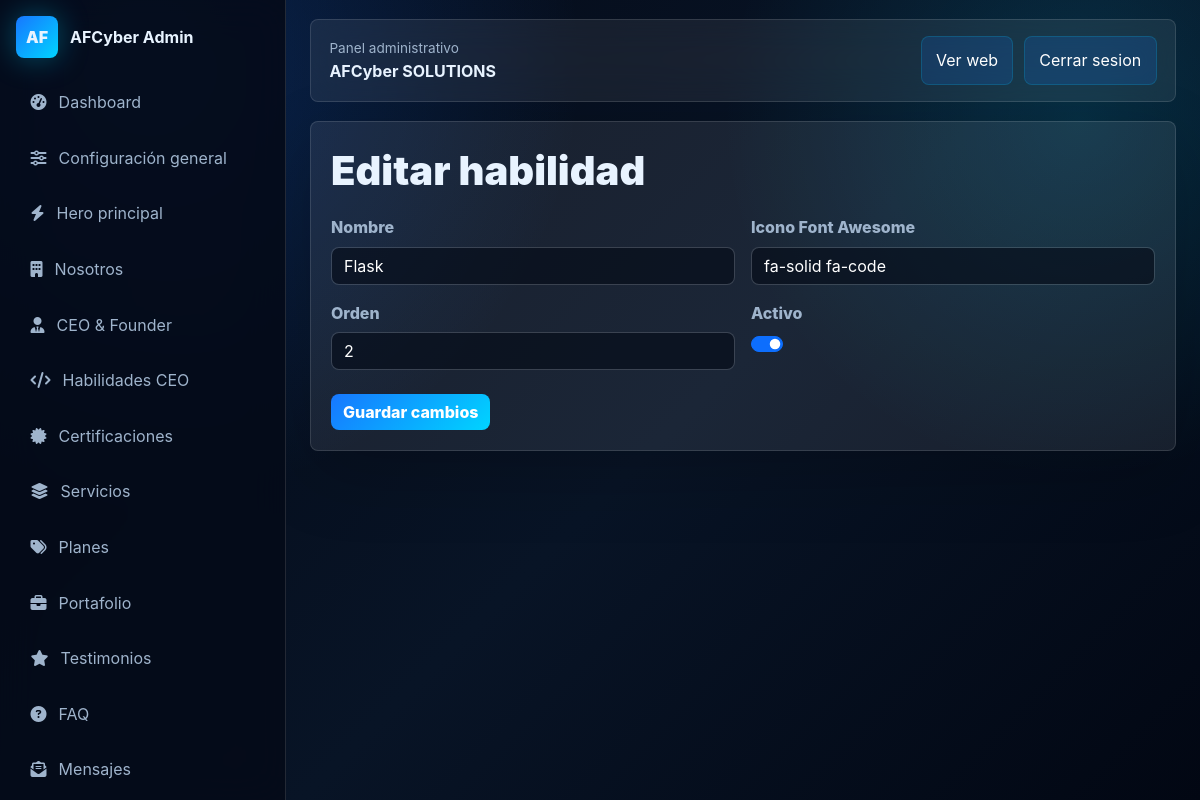
The app's page /admin/skills/2/edit (signed in) with its own data.
### models.py (models this page shows)
class SiteSettings(db.Model):
    id = db.Column(db.Integer, primary_key=True)
    company_name = db.Column(db.String(140), default="AFCyber SOLUTIONS")
    slogan = db.Column(db.String(220), default="Soluciones tecnológicas modernas y seguras")
    short_description = db.Column(db.Text, default="Servicios tecnológicos premium para empresas y emprendedores.")
    logo = db.Column(db.String(255), default="")
    favicon = db.Column(db.String(255), default="img/favicon.svg")
    primary_email = db.Column(db.String(160), default="info@afcybersolutions.com.do")
    phone = db.Column(db.String(80), default="829-919-8058")
    whatsapp = db.Column(db.String(80), default="18299198058")
    address = db.Column(db.String(220), default="Republica Dominicana")
    business_hours = db.Column(db.String(180), default="Lunes a viernes, 8:00 AM - 6:00 PM")
    facebook = db.Column(db.String(255), default="#")
    instagram = db.Column(db.String(255), default="#")
    linkedin = db.Column(db.String(255), default="#")
    tiktok = db.Column(db.String(255), default="#")
    youtube = db.Column(db.String(255), default="#")
    primary_color = db.Column(db.String(20), default="#1777ff")
    secondary_color = db.Column(db.String(20), default="#00d4ff")
    background_color = db.Column(db.String(20), default="#050b18")
    button_color = db.Column(db.String(20), default="#1777ff")
    theme_mode = db.Column(db.String(20), default="dark")
    tech_gradients = db.Column(db.Text, default="Azul neon, cyan y fondo oscuro corporativo")
    meta_title = db.Column(db.String(180), default="AFCyber SOLUTIONS | Servicios tecnológicos premium")
    meta_description = db.Column(db.Text, default="Desarrollo web, ciberseguridad, soporte técnico, redes, cámaras, POS y automatización empresarial.")
    keywords = db.Column(db.Text, default="AFCyber SOLUTIONS, tecnologia, ciberseguridad, desarrollo web, POS, CMMS")
    og_image = db.Column(db.String(255), default="img/og-afcyber.svg")
    google_analytics_id = db.Column(db.String(80), default="")
    google_search_console = db.Column(db.String(255), default="")
    copyright_text = db.Column(db.String(220), default="Todos los derechos reservados.")
    developer_text = db.Column(db.String(220), default="Desarrollado por AFCyber SOLUTIONS")

class Skill(db.Model):
    id = db.Column(db.Integer, primary_key=True)
    name = db.Column(db.String(120), nullable=False)
    icon = db.Column(db.String(120), default="fa-solid fa-code")
    order = db.Column(db.Integer, default=1)
    is_active = db.Column(db.Boolean, default=True)

### app.py (the view)
    @app.route("/admin/<module>/<int:item_id>/edit", methods=["GET", "POST"])
    @login_required
    def admin_edit_item(module, item_id):
        config = admin_modules().get(module)
        if not config or config.get("single"):
            abort(404)
        item = config["model"].query.get_or_404(item_id)
        if request.method == "POST":
            update_model_from_form(item, config["fields"])
            db.session.commit()
            flash("Registro actualizado.", "success")
            return redirect(url_for("admin_module", module=module))
        return render_template("admin/edit_single.html", title=f"Editar {config['singular']}", item=item, fields=config["fields"])

### app.py (called while the page is built)
@login_manager.user_loader
def load_user(user_id):
    return User.query.get(int(user_id))

def get_settings():
    return SiteSettings.query.first()

def static_asset_exists(path):
    return os.path.exists(os.path.join(BASE_DIR, "static", path.replace("/", os.sep)))

### templates/admin/edit_single.html
{% extends "admin/base.html" %}
{% block admin_content %}
<section class="admin-card">
  <div class="card-heading"><h1>{{ title }}</h1></div>
  <form method="post" enctype="multipart/form-data" class="admin-form">
    <div class="row g-3">
      {% for name, label, type in fields %}
      <div class="{% if type == 'textarea' %}col-12{% else %}col-md-6{% endif %}">
        <label>{{ label }}
          {% if type == 'textarea' %}
            <textarea class="form-control" name="{{ name }}" rows="5">{{ item|attr(name) or '' }}</textarea>
          {% elif type in ['image', 'pdf'] %}
            {% if item|attr(name) %}<a class="current-file" href="{{ url_for('static', filename=item|attr(name)) }}" target="_blank">Archivo actual</a>{% endif %}
            <input class="form-control" type="file" name="{{ name }}" accept="{% if type == 'pdf' %}.pdf{% else %}.jpg,.jpeg,.png,.webp,.svg{% endif %}">
          {% elif type == 'checkbox' %}
            <div class="form-check form-switch"><input class="form-check-input" type="checkbox" name="{{ name }}" {% if item|attr(name) %}checked{% endif %}></div>
          {% else %}
            <input class="form-control" type="{{ type }}" name="{{ name }}" value="{{ item|attr(name) or '' }}">
          {% endif %}
        </label>
      </div>
      {% endfor %}
    </div>
    <button class="btn btn-admin mt-4" type="submit">Guardar cambios</button>
  </form>
</section>
{% endblock %}

### templates/admin/base.html (shortened to what this page needs)
<!doctype html>
<html lang="es">
<head>
  <link href="https://cdn.jsdelivr.net/npm/bootstrap@5.3.3/dist/css/bootstrap.min.css" rel="stylesheet">
  <link href="https://cdnjs.cloudflare.com/ajax/libs/font-awesome/6.5.2/css/all.min.css" rel="stylesheet">
  <link href="{{ url_for('static', filename='css/admin.css') }}" rel="stylesheet">
</head>
<body>
  <aside class="admin-sidebar">
    <a class="admin-brand" href="{{ url_for('admin_dashboard') }}"><span>AF</span><strong>AFCyber Admin</strong></a>
    <nav>
      <a href="{{ url_for('admin_dashboard') }}"><i class="fa-solid fa-gauge-high"></i> Dashboard</a>
      <a href="{{ url_for('admin_settings') }}"><i class="fa-solid fa-sliders"></i> Configuración general</a>
      <a href="{{ url_for('admin_module', module='hero') }}"><i class="fa-solid fa-bolt"></i> Hero principal</a>
      <a href="{{ url_for('admin_module', module='about') }}"><i class="fa-solid fa-building"></i> Nosotros</a>
      <a href="{{ url_for('admin_module', module='ceo') }}"><i class="fa-solid fa-user-tie"></i> CEO & Founder</a>
      <a href="{{ url_for('admin_module', module='skills') }}"><i class="fa-solid fa-code"></i> Habilidades CEO</a>
      <a href="{{ url_for('admin_module', module='certificates') }}"><i class="fa-solid fa-certificate"></i> Certificaciones</a>
      <a href="{{ url_for('admin_module', module='services') }}"><i class="fa-solid fa-layer-group"></i> Servicios</a>
      <a href="{{ url_for('admin_module', module='plans') }}"><i class="fa-solid fa-tags"></i> Planes</a>
      <a href="{{ url_for('admin_module', module='portfolio') }}"><i class="fa-solid fa-briefcase"></i> Portafolio</a>
      <a href="{{ url_for('admin_module', module='testimonials') }}"><i class="fa-solid fa-star"></i> Testimonios</a>
      <a href="{{ url_for('admin_module', module='faq') }}"><i class="fa-solid fa-circle-question"></i> FAQ</a>
      <a href="{{ url_for('admin_messages') }}"><i class="fa-solid fa-envelope-open-text"></i> Mensajes</a>
    </nav>
  </aside>
  <main class="admin-main">
    <header class="admin-topbar">
      <div><span>Panel administrativo</span><strong>{{ settings.company_name }}</strong></div>
      <div class="top-actions"><a href="{{ url_for('index') }}" target="_blank">Ver web</a><a href="{{ url_for('admin_logout') }}">Cerrar sesion</a></div>
    </header>
    {% block admin_content %}{% endblock %}
  </main>
</body>
</html>

### static/css/admin.css (style rules this page uses)
:root { --primary: #1777ff; --secondary: #00d4ff; --dark: #050b18; --text: #e8f3ff; --muted: #9fb4cc; --line: rgba(255,255,255,.12); --radius: 8px; }
* { box-sizing: border-box; }
body { margin: 0; min-height: 100vh; color: var(--text); background: radial-gradient(circle at 12% 8%, rgba(23,119,255,.24), transparent 34%), radial-gradient(circle at 90% 15%, rgba(0,212,255,.14), transparent 28%), linear-gradient(135deg, #040916, #081426 55%, #020713); font-family: Inter, ui-sans-serif, system-ui, "Segoe UI", sans-serif; }
a { color: inherit; text-decoration: none; }
.admin-sidebar { position: fixed; inset: 0 auto 0 0; width: 286px; padding: 1rem; background: rgba(5, 11, 24, .88); border-right: 1px solid var(--line); backdrop-filter: blur(18px); overflow-y: auto; }
.admin-brand { display: flex; align-items: center; gap: .75rem; margin-bottom: 1.2rem; }
.admin-brand span { display: grid; place-items: center; width: 42px; height: 42px; border-radius: var(--radius); font-weight: 900; background: linear-gradient(135deg, var(--primary), var(--secondary)); box-shadow: 0 0 30px rgba(0,212,255,.34); }
.admin-sidebar nav { display: grid; gap: .35rem; }
.admin-sidebar nav a { display: flex; align-items: center; gap: .75rem; padding: .75rem .85rem; color: var(--muted); border-radius: var(--radius); border: 1px solid transparent; transition: .2s ease; }
.admin-main { margin-left: 286px; padding: 1.2rem 1.5rem 3rem; }
.admin-topbar { display: flex; justify-content: space-between; gap: 1rem; align-items: center; padding: 1rem 1.15rem; border: 1px solid var(--line); border-radius: var(--radius); background: rgba(255,255,255,.07); backdrop-filter: blur(18px); }
.admin-topbar span { display: block; color: var(--muted); font-size: .85rem; }
.top-actions { display: flex; gap: .65rem; }
.top-actions a, .quick-grid a { padding: .7rem .9rem; color: #fff; border: 1px solid rgba(0,212,255,.18); border-radius: var(--radius); background: rgba(23,119,255,.16); }
.admin-hero, .admin-card, .metric-grid article { border-radius: var(--radius); border: 1px solid var(--line); background: rgba(255,255,255,.08); box-shadow: 0 24px 70px rgba(0,0,0,.18); }
.admin-hero h1, .admin-card h1 { margin: .3rem 0; font-weight: 900; }
.admin-hero p, .admin-card p, .admin-form label { color: var(--muted); }
.admin-card { margin-top: 1.2rem; padding: 1.25rem; }
.card-heading { display: flex; justify-content: space-between; gap: 1rem; align-items: center; margin-bottom: 1rem; }
.admin-form label { display: grid; gap: .45rem; width: 100%; font-weight: 800; }
.form-control, .form-check-input { color: #fff; border: 1px solid rgba(255,255,255,.14); background-color: rgba(5,11,24,.64); border-radius: var(--radius); }
.btn-admin { color: #fff; border: 0; border-radius: var(--radius); font-weight: 800; background: linear-gradient(135deg, var(--primary), var(--secondary)); }

### records on screen
SiteSettings: company_name "AFCyber SOLUTIONS"
Skill: fields "Flask" "fa-solid fa-code" "2", is_active "☑"

### other values on screen
{{ title }} "Editar habilidad"
{{ label }} "Nombre" "Icono Font Awesome" "Orden" "Activo"
